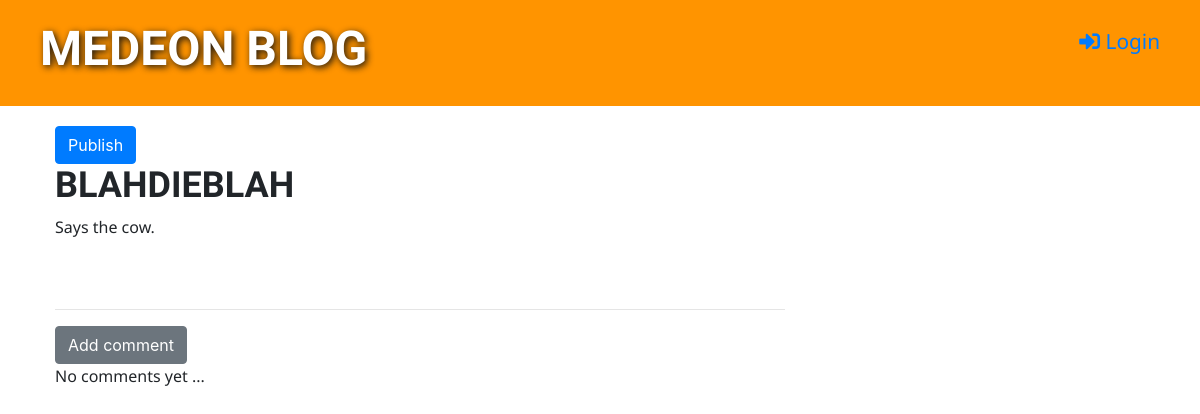
The page /post/7/ on the database as committed earlier.
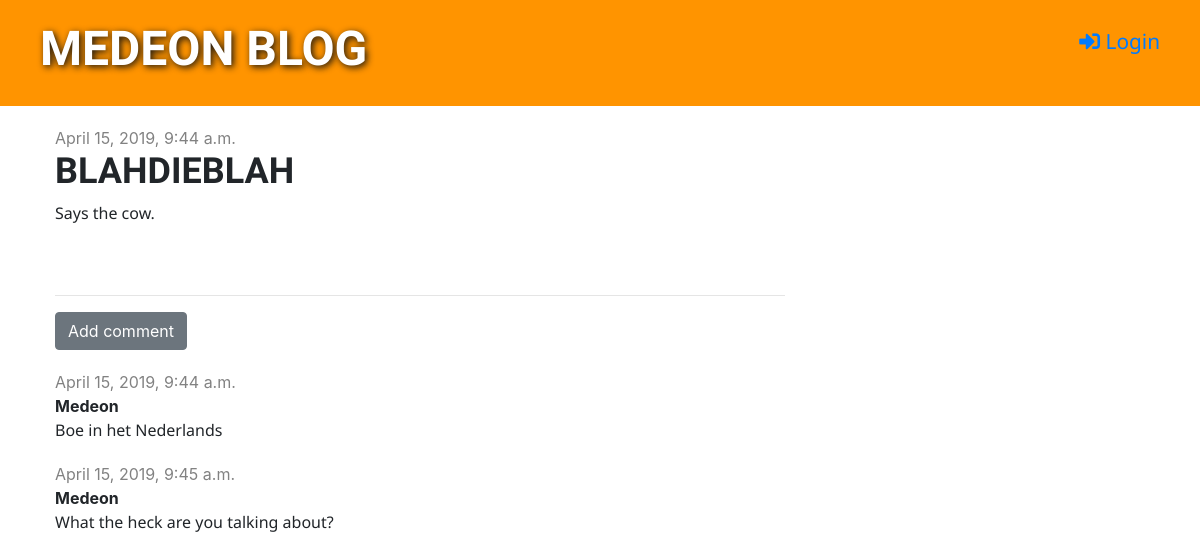
The same page on the database as committed later.
### blog/models.py (models this page shows, shortened)
class Post(models.Model):
    author = models.ForeignKey('auth.User', on_delete=models.CASCADE)
    title = models.CharField(max_length=200)
    text = models.TextField()
    created_date = models.DateTimeField(default=timezone.now)
    published_date = models.DateTimeField(blank=True, null=True)

class Comment(models.Model):
    post = models.ForeignKey('blog.Post', on_delete=models.CASCADE, related_name='comments')
    author = models.CharField(max_length=200)
    text = models.TextField()
    created_date = models.DateTimeField(default=timezone.now)
    approved = models.BooleanField(default=False)

### blog/views.py (the view)
# urls.py: path('post/<int:pk>/', views.post_detail, name='post_detail'),
def post_detail(request, pk):
    post = get_object_or_404(Post, pk=pk)
    context_dictionary = {'post': post}
    return render(request, 'blog/post_detail.html', context_dictionary)

### blog/templates/blog/post_detail.html (shortened to what this page needs)
{% extends 'blog/base.html' %}
{% block content %}
    <div class="post">
        {% if post.published_date %}
            <div class="date">
                {{ post.published_date }}
            </div>
            {% else %}
                <a href="{% url 'post_publish' pk=post.pk %}" class="btn btn-primary">Publish</a>
        {% endif %}
        <h1>{{ post.title }}</h1>
        <p>{{ post.text|linebreaksbr }}</p>
    </div>
    <hr>
    <a href="{% url 'add_comment_to_post' pk=post.pk %}" class="btn btn-secondary">Add comment</a>
    {% for comment in post.comments.all %}
        {% if user.is_authenticated or comment.approved %}
        <div class="comment">
            <div class="date">
                {{ comment.created_date }}
            </div>
                <strong>{{ comment.author }}</strong>
                <p>{{ comment.text }}</p>
        </div>
        {% endif %}
    {% empty %}
        <p>No comments yet ...</p>
    {% endfor %}
{% endblock %}

### blog/templates/blog/base.html (shortened to what this page needs)
{% load staticfiles %}
<!DOCTYPE html>
<html>
<head>
    <link href="https://stackpath.bootstrapcdn.com/bootstrap/4.3.1/css/bootstrap.min.css" rel="stylesheet">
    <link rel="stylesheet" href="{% static 'css/blog.css' %}">
    <link rel="stylesheet" href="{% static 'css/font.css' %}">
    <link rel="stylesheet" href="https://use.fontawesome.com/releases/v5.7.2/css/all.css">
</head>
<body>
<div class="page-header">
    {% if user.is_authenticated %}
        <a href="{% url 'post_draft_list' %}" class="top-menu"><i class="far fa-file-alt fa-2x"></i></a>
        <a href="{% url 'post_new' %}" class="top-menu"><i class="fas fa-plus fa-2x"></i></a>
        <p class="top-menu">Hello, {{ user.username }} <small><a href="{% url 'logout' %}"><i class="fas fa-sign-out-alt"></i> Log Out</a></small></p>
    {% else %}
        <p class="top-menu"><small><a href="{% url 'login' %}"><i class="fas fa-sign-in-alt"></i> Login</a></small></p>
    {% endif %}
    <h1><a href="{% url 'post_list' %}" class="logo">Medeon blog</a></h1>
</div>
<div class="content container">
    <div class="row">
        <div class="col-md-8">
            {% block content %}
            {% endblock %}
        </div>
    </div>
</div>
</body>
</html>

### blog/static/css/blog.css (style rules this page uses)
.page-header { background-color: #ff9400; margin-top: 0; padding: 20px 20px 20px 40px; }
.content { margin-top: 20px; margin-left: 40px; }
.date { color: #828282; }
.post { margin-bottom: 70px; }
.comment { margin: 20px 0px 20px 0px; }

Rows that differ between the two databases and show on the page:
changed Post "BLAHDIEBLAH": published_date (not shown) → "April 15, 2019, 9:44 a.m."
added Comment: created_date "April 15, 2019, 9:44 a.m.", author "Medeon", text "Boe in het Nederlands"
added Comment: created_date "April 15, 2019, 9:45 a.m.", author "Medeon", text "What the heck are you talking about?"
Other text that changed with them:
text no longer shown: "Publish No comments yet ..."
